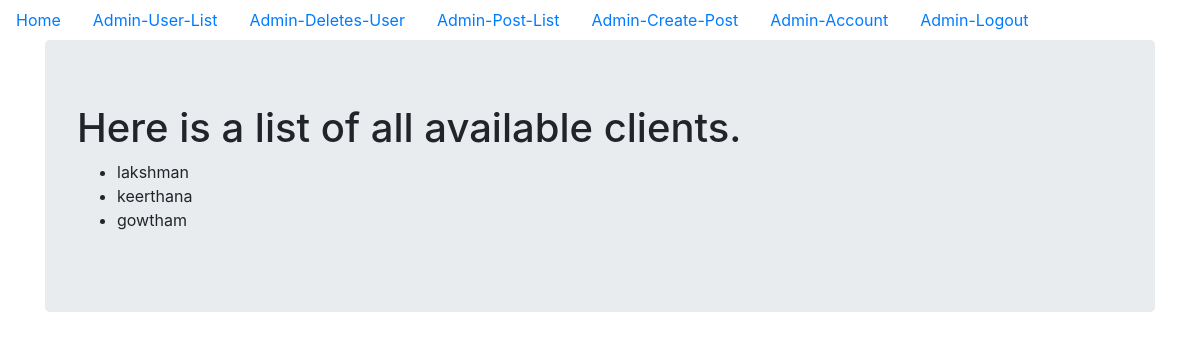
The app's page /admin_user_list (signed in), older data.
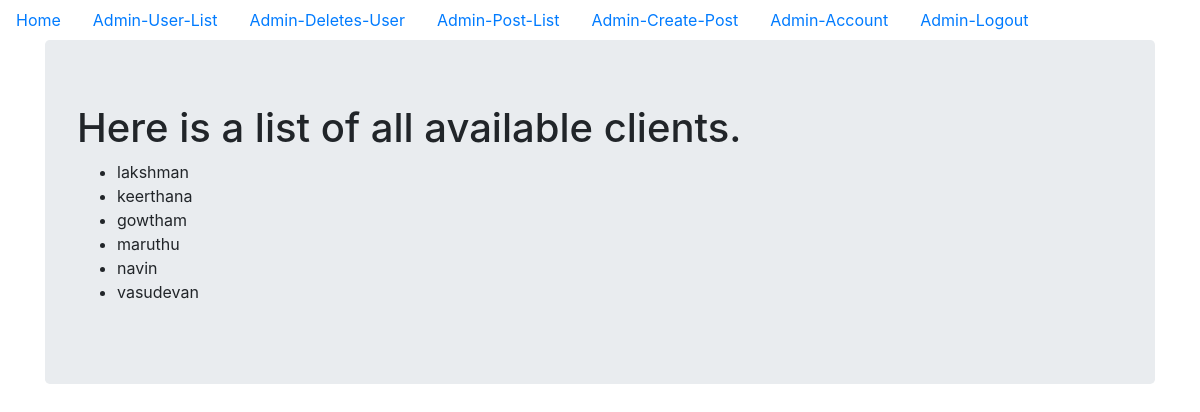
The same page, newer data.
### models.py (models this page shows, shortened)
class User(db.Model, UserMixin):
    __tablename__ = 'user_table'
    id = db.Column(db.Integer, primary_key = True)
    profile_image = db.Column(db.String(20), nullable=False, default='user_default_profile.jpg')
    email = db.Column(db.String(64), unique=True, index=True)
    username = db.Column(db.String(64), unique=True, index=True)
    password_hash = db.Column(db.String(128))
    posts = db.relationship('UserBlogPost', backref='user_author', lazy=True)
    admin_id = db.Column(db.Integer,db.ForeignKey('admin_table.id'), nullable=False)
    def __repr__(self):
        return f"{self.username}"

### admin_site/admin_blog_post/views.py (the view)
@admin_blog_post_bp.route('/admin_user_list')
@login_required
@reauth_required('user')
def admin_user_list():
    clients = User.query.all()
    return render_template('admin_user_list.html', clients=clients)

### models.py (called while the page is built)
@login_manager.user_loader
def load_user(user_id):
    user = User.query.get(user_id)
    if user:
        return user
    admin = Admin.query.get(user_id)
    if admin:
        return admin
    return None

### reauthentication.py (called while the page is built)
def reauth_required(role):
    def decorator(f):
        @wraps(f)
        def decorated_function(*args, **kwargs):
            if not session.get('reauthenticated'):
                flash('Please re-authenticate to access this page.', 'warning')
                if role == 'user' and current_user.id != 0:
                    return redirect(url_for('admin_authentication_bp.admin_login', next=request.url))
                elif role == 'admin' and current_user.id == 0:
                    return redirect(url_for('user_authentication_bp.user_login', next=request.url))
            return f(*args, **kwargs)
        return decorated_function
    return decorator

### admin_site/templates/admin_user_list.html
{% extends "base.html" %}
{% block content %}
<div class="jumbotron">
  <h1>Here is a list of all available clients.</h1>
  <ul>
    {% for cli in clients  %}
    <li>{{cli}}</li>
    {% endfor %}
  </ul>
</div>
{% endblock %}

### templates/base.html (shortened to what this page needs)
<!DOCTYPE html>
<html lang="en" dir="ltr">
  <head>
    <link rel="stylesheet" href="https://maxcdn.bootstrapcdn.com/bootstrap/4.0.0/css/bootstrap.min.css">
  </head>
  <body>
    <ul class='nav'>
      <li class='nav-link'>
        <a href="{{url_for('home')}}">Home</a>
      </li>
      {% if current_user.is_authenticated %}
            {% if current_user.id == 0 %}
                  <li class='nav-link'>
                    <a href="{{url_for('admin_blog_post_bp.admin_user_list')}}">Admin-User-List</a>
                  </li>
                  <li class='nav-link'>
                    <a href="{{url_for('admin_blog_post_bp.admin_deletes_user')}}">Admin-Deletes-User</a>
                  </li>
                  <li class='nav-link'>
                    <a href="{{url_for('admin_blog_post_bp.admin_post_list')}}">Admin-Post-List</a>
                  </li>
                  <li class='nav-link'>
                    <a href="{{url_for('admin_blog_post_bp.admin_create_post')}}">Admin-Create-Post</a>
                  </li>
                  <li class='nav-link'>
                    <a href="{{url_for('admin_authentication_bp.admin_account')}}">Admin-Account</a>
                  </li>
                  <li class='nav-link'>
                    <a href="{{url_for('admin_authentication_bp.admin_logout')}}">Admin-Logout</a>
                  </li>
            {% endif %}
      {% endif %}
    </ul>
<div class="container">
  {% block content %}
  {% endblock %}
</div>
  </body>
</html>

Row changes from the older to the newer data that the page shows:
added User: username "maruthu"
added User: username "navin"
added User: username "vasudevan"
